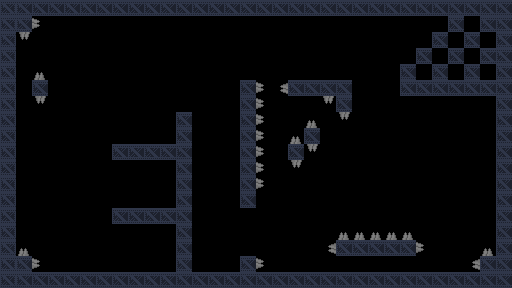

Rendered tile map (Tiled .tmx) drawn with the repository's tilesets; below, a short description and the full map source, tile grids included:
An orthogonal 32x18 tile map with 16x16 px tiles, 2 tile layers (background, details), 2 tilesets and 18 objects (6x door_1, 3x door_2, 2x gravity, 2x gravity_constant, spawn, ...).

<map version="1.5" tiledversion="1.7.2" orientation="orthogonal" renderorder="right-down" width="32" height="18" tilewidth="16" tileheight="16" infinite="0" nextlayerid="4" nextobjectid="70">
 <properties>
  <property name="title" value="Choose wisely" />
 </properties>
 <tileset firstgid="1" source="industrial.v2.tsx" />
 <tileset firstgid="1025" source="Dungeon Sprites.tsx" />
 <layer id="3" name="background" width="32" height="18">
  <data encoding="csv">
0,0,0,0,0,0,0,0,0,0,0,0,0,0,0,0,0,0,0,0,0,0,0,0,0,0,0,0,0,0,0,0,
0,0,0,0,0,0,0,0,0,0,0,0,0,0,0,0,0,0,0,0,0,0,0,0,0,0,0,0,0,0,0,0,
0,0,0,0,0,0,0,0,0,0,0,0,0,0,0,0,0,0,0,0,0,0,0,0,0,0,0,0,0,0,0,0,
0,0,0,0,0,0,0,0,0,0,0,0,0,0,0,0,0,0,0,0,0,0,0,0,0,0,0,0,0,0,0,0,
0,0,0,0,0,0,0,0,0,0,0,0,0,0,0,0,0,0,0,0,0,0,0,0,0,0,0,0,0,0,0,0,
0,0,0,0,0,0,0,0,0,0,0,0,0,0,0,0,0,0,0,0,0,0,0,0,0,0,0,0,0,0,0,0,
0,0,0,0,0,0,0,0,0,0,0,0,0,0,0,0,0,0,0,0,0,0,0,0,0,0,0,0,0,0,0,0,
0,0,0,0,0,0,0,0,0,0,0,0,0,0,0,0,0,0,0,0,0,0,0,0,0,0,0,0,0,0,0,0,
0,0,0,0,0,0,0,0,0,0,0,0,0,0,0,0,0,0,0,0,0,0,0,0,0,0,0,0,0,0,0,0,
0,0,0,0,0,0,0,0,0,0,0,0,0,0,0,0,0,0,0,0,0,0,0,0,0,0,0,0,0,0,0,0,
0,0,0,0,0,0,0,0,0,0,0,0,0,0,0,0,0,0,0,0,0,0,0,0,0,0,0,0,0,0,0,0,
0,0,0,0,0,0,0,0,0,0,0,0,0,0,0,0,0,0,0,0,0,0,0,0,0,0,0,0,0,0,0,0,
0,0,0,0,0,0,0,0,0,0,0,0,0,0,0,0,0,0,0,0,0,0,0,0,0,0,0,0,0,0,0,0,
0,0,0,0,0,0,0,0,0,0,0,0,0,0,0,0,0,0,0,0,0,0,0,0,0,0,0,0,0,0,0,0,
0,0,0,0,0,0,0,0,0,0,0,0,0,0,0,0,0,0,0,0,0,0,0,0,0,0,0,0,0,0,0,0,
0,0,0,0,0,0,0,0,0,0,0,0,0,0,0,0,0,0,0,0,0,0,0,0,0,0,0,0,0,0,0,0,
0,0,0,0,0,0,0,0,0,0,0,0,0,0,0,0,0,0,0,0,0,0,0,0,0,0,0,0,0,0,0,0,
0,0,0,0,0,0,0,0,0,0,0,0,0,0,0,0,0,0,0,0,0,0,0,0,0,0,0,0,0,0,0,0
</data>
 </layer>
 <layer id="1" name="details" width="32" height="18">
  <properties>
   <property name="physics" type="bool" value="true" />
  </properties>
  <data encoding="csv">
54,20,20,20,20,20,20,20,20,20,20,20,20,20,20,20,20,20,20,20,20,20,20,20,20,20,20,20,20,20,20,20,
54,20,2684355716,0,0,0,0,0,0,0,0,0,0,0,0,0,0,0,0,0,0,0,0,0,0,0,0,0,20,0,20,20,
54,3221226628,0,0,0,0,0,0,0,0,0,0,0,0,0,0,0,0,0,0,0,0,0,0,0,0,0,20,0,20,0,20,
54,0,0,0,0,0,0,0,0,0,0,0,0,0,0,0,0,0,0,0,0,0,0,0,0,0,20,0,20,0,20,20,
54,0,1156,0,0,0,0,0,0,0,0,0,0,0,0,0,0,0,0,0,0,0,0,0,0,20,0,20,0,20,0,20,
54,0,20,0,0,0,0,0,0,0,0,0,0,0,0,20,2684355716,1610613892,20,20,20,20,0,0,0,20,20,20,20,20,20,20,
54,0,3221226628,0,0,0,0,0,0,0,0,0,0,0,0,20,2684355716,0,0,0,3221226628,20,0,0,0,0,0,0,0,0,0,20,
54,0,0,0,0,0,0,0,0,0,0,20,0,0,0,20,2684355716,0,0,1156,0,3221226628,0,0,0,0,0,0,0,0,0,20,
54,0,0,0,0,0,0,0,0,0,0,20,0,0,0,20,2684355716,0,1156,20,0,0,0,0,0,0,0,0,0,0,0,20,
54,0,0,0,0,0,0,20,20,20,20,20,0,0,0,20,2684355716,0,20,3221226628,0,0,0,0,0,0,0,0,0,0,0,20,
54,0,0,0,0,0,0,0,0,0,0,20,0,0,0,20,2684355716,0,3221226628,0,0,0,0,0,0,0,0,0,0,0,0,20,
54,0,0,0,0,0,0,0,0,0,0,20,0,0,0,20,2684355716,0,0,0,0,0,0,0,0,0,0,0,0,0,0,20,
54,0,0,0,0,0,0,0,0,0,0,20,0,0,0,20,0,0,0,0,0,0,0,0,0,0,0,0,0,0,0,20,
54,0,0,0,0,0,0,20,20,20,20,20,0,0,0,0,0,0,0,0,0,0,0,0,0,0,0,0,0,0,0,20,
54,0,0,0,0,0,0,0,0,0,0,20,0,0,0,0,0,0,0,0,0,1156,1156,1156,1156,1156,0,0,0,0,0,20,
54,1156,0,0,0,0,0,0,0,0,0,20,0,0,0,0,0,0,0,0,1610613892,20,20,20,20,20,2684355716,0,0,0,1156,20,
54,20,2684355716,0,0,0,0,0,0,0,0,20,0,0,0,20,2684355716,0,0,0,0,0,0,0,0,0,0,0,0,1610613892,20,20,
54,20,20,20,20,20,20,20,20,20,20,20,20,20,20,20,20,20,20,20,20,20,20,20,20,20,20,20,20,20,20,20
</data>
 </layer>
 <objectgroup id="2" name="objects">
  <object id="2" name="spawn" gid="513" x="416" y="224" width="16" height="16" />
  <object id="36" name="goal" gid="1158" x="140" y="188" width="16" height="16" />
  <object id="40" name="gravity" gid="526" x="384" y="192" width="16" height="16" />
  <object id="43" x="520" y="136" width="83" height="19">
   <text wrap="1" halign="center" valign="center">16 tiles</text>
  </object>
  <object id="44" name="switch_1" gid="262" x="288" y="160" width="16" height="16" rotation="-90" />
  <object id="50" name="door_1" gid="138" x="352" y="96" width="16" height="16">
   <properties>
    <property name="horizontal" type="bool" value="true" />
   </properties>
  </object>
  <object id="51" name="door_1" gid="138" x="368" y="96" width="16" height="16">
   <properties>
    <property name="horizontal" type="bool" value="true" />
   </properties>
  </object>
  <object id="54" name="gravity_constant" gid="330" x="112" y="48" width="16" height="16">
   <properties>
    <property name="constant" type="bool" value="true" />
   </properties>
  </object>
  <object id="55" name="gravity" gid="526" x="48" y="192" width="16" height="16" />
  <object id="56" name="switch_2" gid="262" x="176" y="112" width="16" height="16" />
  <object id="57" name="door_1" gid="138" x="384" y="96" width="16" height="16">
   <properties>
    <property name="horizontal" type="bool" value="true" />
   </properties>
  </object>
  <object id="58" name="door_1" gid="105" x="240" y="224" width="16" height="16">
   <properties>
    <property name="horizontal" type="bool" value="false" />
   </properties>
  </object>
  <object id="59" name="door_1" gid="105" x="240" y="240" width="16" height="16">
   <properties>
    <property name="horizontal" type="bool" value="false" />
   </properties>
  </object>
  <object id="60" name="door_1" gid="105" x="240" y="256" width="16" height="16">
   <properties>
    <property name="horizontal" type="bool" value="false" />
   </properties>
  </object>
  <object id="61" name="door_2" gid="105" x="112" y="192" width="16" height="16" />
  <object id="62" name="door_2" gid="105" x="112" y="208" width="16" height="16" />
  <object id="67" name="door_2" gid="105" x="112" y="176" width="16" height="16" />
  <object id="69" name="gravity_constant" gid="330" x="32" y="240" width="16" height="16">
   <properties>
    <property name="constant" type="bool" value="true" />
   </properties>
  </object>
 </objectgroup>
</map>
